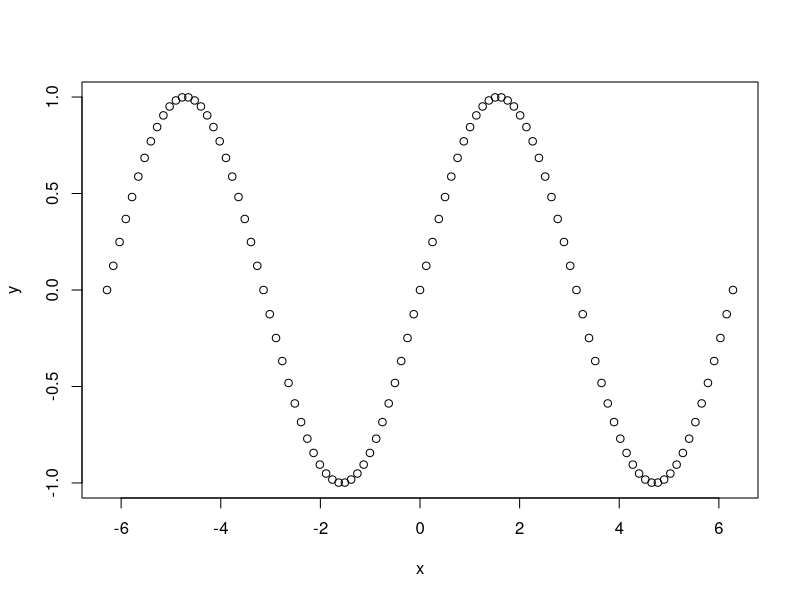
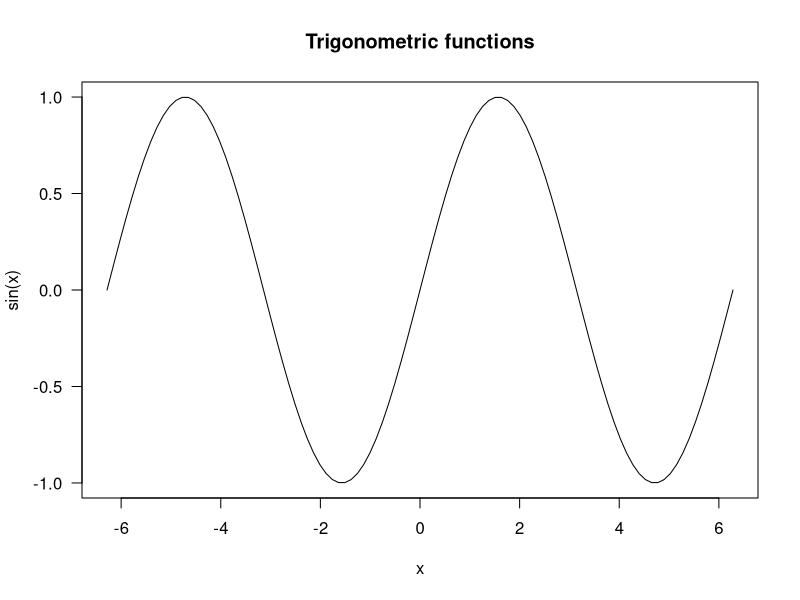
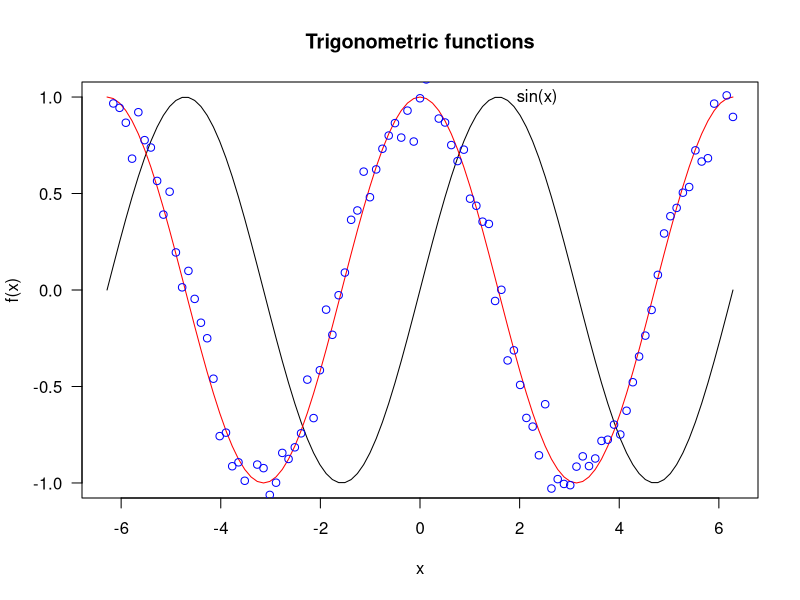

Here is the R script that generated these plots, in order:
# plot sin, cos, and cos + noise

# plot sin
x <- seq(-2*pi,2*pi,length=101) # make vector x
y <- sin(x) # calculate vector y as a function of x
plot(x,y)
plot(x,y, las=1, xlab="x", ylab="sin(x)", type="l", main="Trigonometric functions")

# plot sin and add cos and cos + noise
plot(x,y, las=1, xlab="x", ylab="f(x)", type="l")
lines(x,cos(x),col="red")
points(x, cos(x)+rnorm(length(x), mean=0, sd=0.1), col="blue") # cos(x) with some noise added
title("Trigonometric functions")
text(0.5*pi+pi/4, sin(0.5*pi), "sin(x)")

